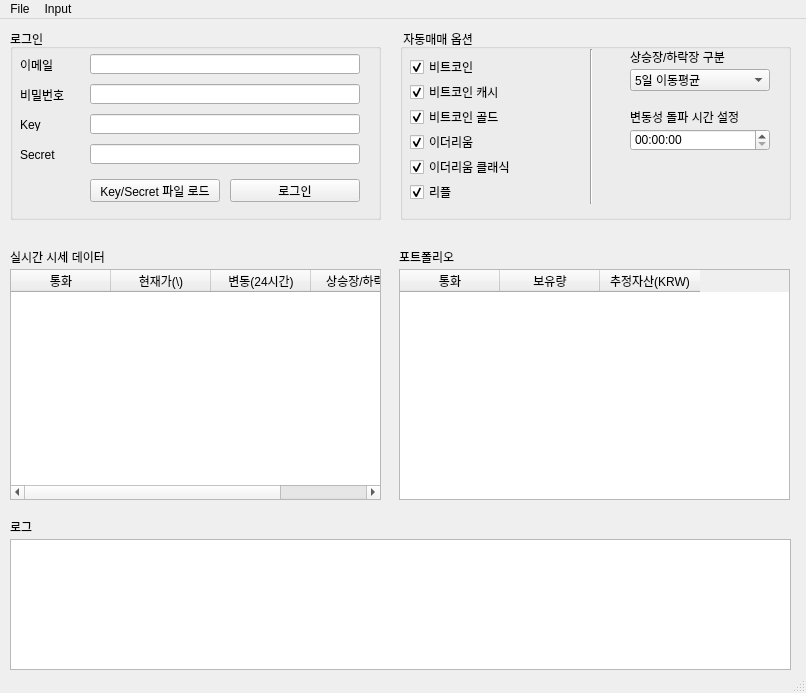
<?xml version="1.0" encoding="UTF-8"?>
<ui version="4.0">
 <class>MainWindow</class>
 <widget class="QMainWindow" name="MainWindow">
  <property name="geometry">
   <rect>
    <x>0</x>
    <y>0</y>
    <width>806</width>
    <height>693</height>
   </rect>
  </property>
  <property name="windowTitle">
   <string>pykorbot v0.1</string>
  </property>
  <widget class="QWidget" name="centralwidget">
   <widget class="QTableWidget" name="tableWidget">
    <property name="geometry">
     <rect>
      <x>10</x>
      <y>250</y>
      <width>371</width>
      <height>231</height>
     </rect>
    </property>
    <column>
     <property name="text">
      <string>통화</string>
     </property>
    </column>
    <column>
     <property name="text">
      <string>현재가(\)</string>
     </property>
    </column>
    <column>
     <property name="text">
      <string>변동(24시간)</string>
     </property>
    </column>
    <column>
     <property name="text">
      <string>상승장/하락장</string>
     </property>
    </column>
   </widget>
   <widget class="QLabel" name="label">
    <property name="geometry">
     <rect>
      <x>10</x>
      <y>230</y>
      <width>111</width>
      <height>16</height>
     </rect>
    </property>
    <property name="text">
     <string>실시간 시세 데이터</string>
    </property>
   </widget>
   <widget class="QGroupBox" name="groupBox">
    <property name="geometry">
     <rect>
      <x>10</x>
      <y>10</y>
      <width>371</width>
      <height>191</height>
     </rect>
    </property>
    <property name="title">
     <string>로그인</string>
    </property>
    <widget class="QLabel" name="label_2">
     <property name="geometry">
      <rect>
       <x>10</x>
       <y>30</y>
       <width>56</width>
       <height>12</height>
      </rect>
     </property>
     <property name="text">
      <string>이메일</string>
     </property>
    </widget>
    <widget class="QLineEdit" name="lineEdit">
     <property name="geometry">
      <rect>
       <x>80</x>
       <y>25</y>
       <width>270</width>
       <height>20</height>
      </rect>
     </property>
    </widget>
    <widget class="QLabel" name="label_3">
     <property name="geometry">
      <rect>
       <x>10</x>
       <y>60</y>
       <width>56</width>
       <height>12</height>
      </rect>
     </property>
     <property name="text">
      <string>비밀번호</string>
     </property>
    </widget>
    <widget class="QLabel" name="label_4">
     <property name="geometry">
      <rect>
       <x>10</x>
       <y>90</y>
       <width>56</width>
       <height>12</height>
      </rect>
     </property>
     <property name="text">
      <string>Key</string>
     </property>
    </widget>
    <widget class="QLabel" name="label_5">
     <property name="geometry">
      <rect>
       <x>10</x>
       <y>120</y>
       <width>56</width>
       <height>12</height>
      </rect>
     </property>
     <property name="text">
      <string>Secret</string>
     </property>
    </widget>
    <widget class="QLineEdit" name="lineEdit_2">
     <property name="geometry">
      <rect>
       <x>80</x>
       <y>55</y>
       <width>270</width>
       <height>20</height>
      </rect>
     </property>
     <property name="echoMode">
      <enum>QLineEdit::Password</enum>
     </property>
    </widget>
    <widget class="QLineEdit" name="lineEdit_3">
     <property name="geometry">
      <rect>
       <x>80</x>
       <y>85</y>
       <width>270</width>
       <height>20</height>
      </rect>
     </property>
    </widget>
    <widget class="QLineEdit" name="lineEdit_4">
     <property name="geometry">
      <rect>
       <x>80</x>
       <y>115</y>
       <width>270</width>
       <height>20</height>
      </rect>
     </property>
    </widget>
    <widget class="QPushButton" name="pushButton">
     <property name="geometry">
      <rect>
       <x>220</x>
       <y>150</y>
       <width>130</width>
       <height>23</height>
      </rect>
     </property>
     <property name="text">
      <string>로그인</string>
     </property>
    </widget>
    <widget class="QPushButton" name="pushButton_2">
     <property name="geometry">
      <rect>
       <x>80</x>
       <y>150</y>
       <width>130</width>
       <height>23</height>
      </rect>
     </property>
     <property name="text">
      <string>Key/Secret 파일 로드</string>
     </property>
    </widget>
   </widget>
   <widget class="QLabel" name="label_6">
    <property name="geometry">
     <rect>
      <x>10</x>
      <y>500</y>
      <width>81</width>
      <height>16</height>
     </rect>
    </property>
    <property name="text">
     <string>로그</string>
    </property>
   </widget>
   <widget class="QLabel" name="label_7">
    <property name="geometry">
     <rect>
      <x>399</x>
      <y>230</y>
      <width>81</width>
      <height>16</height>
     </rect>
    </property>
    <property name="text">
     <string>포트폴리오</string>
    </property>
   </widget>
   <widget class="QTableWidget" name="tableWidget_2">
    <property name="geometry">
     <rect>
      <x>399</x>
      <y>250</y>
      <width>391</width>
      <height>231</height>
     </rect>
    </property>
    <column>
     <property name="text">
      <string>통화</string>
     </property>
    </column>
    <column>
     <property name="text">
      <string>보유량</string>
     </property>
    </column>
    <column>
     <property name="text">
      <string>추정자산(KRW)</string>
     </property>
    </column>
   </widget>
   <widget class="QGroupBox" name="groupBox_2">
    <property name="geometry">
     <rect>
      <x>400</x>
      <y>10</y>
      <width>391</width>
      <height>191</height>
     </rect>
    </property>
    <property name="title">
     <string> 자동매매 옵션</string>
    </property>
    <widget class="QTimeEdit" name="timeEdit">
     <property name="geometry">
      <rect>
       <x>230</x>
       <y>100</y>
       <width>140</width>
       <height>22</height>
      </rect>
     </property>
    </widget>
    <widget class="QComboBox" name="comboBox">
     <property name="geometry">
      <rect>
       <x>230</x>
       <y>40</y>
       <width>140</width>
       <height>22</height>
      </rect>
     </property>
     <item>
      <property name="text">
       <string>5일 이동평균</string>
      </property>
     </item>
     <item>
      <property name="text">
       <string>3일 이동평균</string>
      </property>
     </item>
     <item>
      <property name="text">
       <string>10일 이동평균</string>
      </property>
     </item>
     <item>
      <property name="text">
       <string>20일 이동평균</string>
      </property>
     </item>
    </widget>
    <widget class="QLabel" name="label_8">
     <property name="geometry">
      <rect>
       <x>230</x>
       <y>80</y>
       <width>201</width>
       <height>16</height>
      </rect>
     </property>
     <property name="text">
      <string>변동성 돌파 시간 설정</string>
     </property>
    </widget>
    <widget class="QLabel" name="label_9">
     <property name="geometry">
      <rect>
       <x>230</x>
       <y>20</y>
       <width>121</width>
       <height>16</height>
      </rect>
     </property>
     <property name="text">
      <string>상승장/하락장 구분</string>
     </property>
    </widget>
    <widget class="QCheckBox" name="checkBox_2">
     <property name="geometry">
      <rect>
       <x>10</x>
       <y>30</y>
       <width>121</width>
       <height>16</height>
      </rect>
     </property>
     <property name="text">
      <string>비트코인</string>
     </property>
     <property name="checked">
      <bool>true</bool>
     </property>
    </widget>
    <widget class="QCheckBox" name="checkBox_3">
     <property name="geometry">
      <rect>
       <x>10</x>
       <y>55</y>
       <width>131</width>
       <height>16</height>
      </rect>
     </property>
     <property name="text">
      <string>비트코인 캐시</string>
     </property>
     <property name="checked">
      <bool>true</bool>
     </property>
    </widget>
    <widget class="QCheckBox" name="checkBox_4">
     <property name="geometry">
      <rect>
       <x>10</x>
       <y>80</y>
       <width>131</width>
       <height>16</height>
      </rect>
     </property>
     <property name="text">
      <string>비트코인 골드</string>
     </property>
     <property name="checked">
      <bool>true</bool>
     </property>
    </widget>
    <widget class="QCheckBox" name="checkBox_5">
     <property name="geometry">
      <rect>
       <x>10</x>
       <y>105</y>
       <width>131</width>
       <height>16</height>
      </rect>
     </property>
     <property name="text">
      <string>이더리움</string>
     </property>
     <property name="checked">
      <bool>true</bool>
     </property>
    </widget>
    <widget class="QCheckBox" name="checkBox_6">
     <property name="geometry">
      <rect>
       <x>10</x>
       <y>130</y>
       <width>131</width>
       <height>16</height>
      </rect>
     </property>
     <property name="text">
      <string>이더리움 클래식</string>
     </property>
     <property name="checked">
      <bool>true</bool>
     </property>
    </widget>
    <widget class="QCheckBox" name="checkBox_7">
     <property name="geometry">
      <rect>
       <x>10</x>
       <y>155</y>
       <width>131</width>
       <height>16</height>
      </rect>
     </property>
     <property name="text">
      <string>리플</string>
     </property>
     <property name="checked">
      <bool>true</bool>
     </property>
    </widget>
    <widget class="Line" name="line">
     <property name="enabled">
      <bool>true</bool>
     </property>
     <property name="geometry">
      <rect>
       <x>190</x>
       <y>20</y>
       <width>3</width>
       <height>155</height>
      </rect>
     </property>
     <property name="orientation">
      <enum>Qt::Vertical</enum>
     </property>
    </widget>
   </widget>
   <widget class="QTextEdit" name="textEdit">
    <property name="geometry">
     <rect>
      <x>10</x>
      <y>520</y>
      <width>781</width>
      <height>131</height>
     </rect>
    </property>
    <property name="readOnly">
     <bool>true</bool>
    </property>
   </widget>
  </widget>
  <widget class="QMenuBar" name="menubar">
   <property name="geometry">
    <rect>
     <x>0</x>
     <y>0</y>
     <width>806</width>
     <height>21</height>
    </rect>
   </property>
   <widget class="QMenu" name="menu">
    <property name="title">
     <string>File</string>
    </property>
    <addaction name="actionQuit"/>
   </widget>
   <widget class="QMenu" name="menu_2">
    <property name="title">
     <string>Input</string>
    </property>
    <addaction name="actionClose_Data"/>
   </widget>
   <addaction name="menu"/>
   <addaction name="menu_2"/>
  </widget>
  <widget class="QStatusBar" name="statusbar"/>
  <action name="actionQuit">
   <property name="text">
    <string>Quit</string>
   </property>
  </action>
  <action name="actionClose_Data">
   <property name="text">
    <string>Close Data</string>
   </property>
  </action>
 </widget>
 <resources/>
 <connections/>
</ui>
